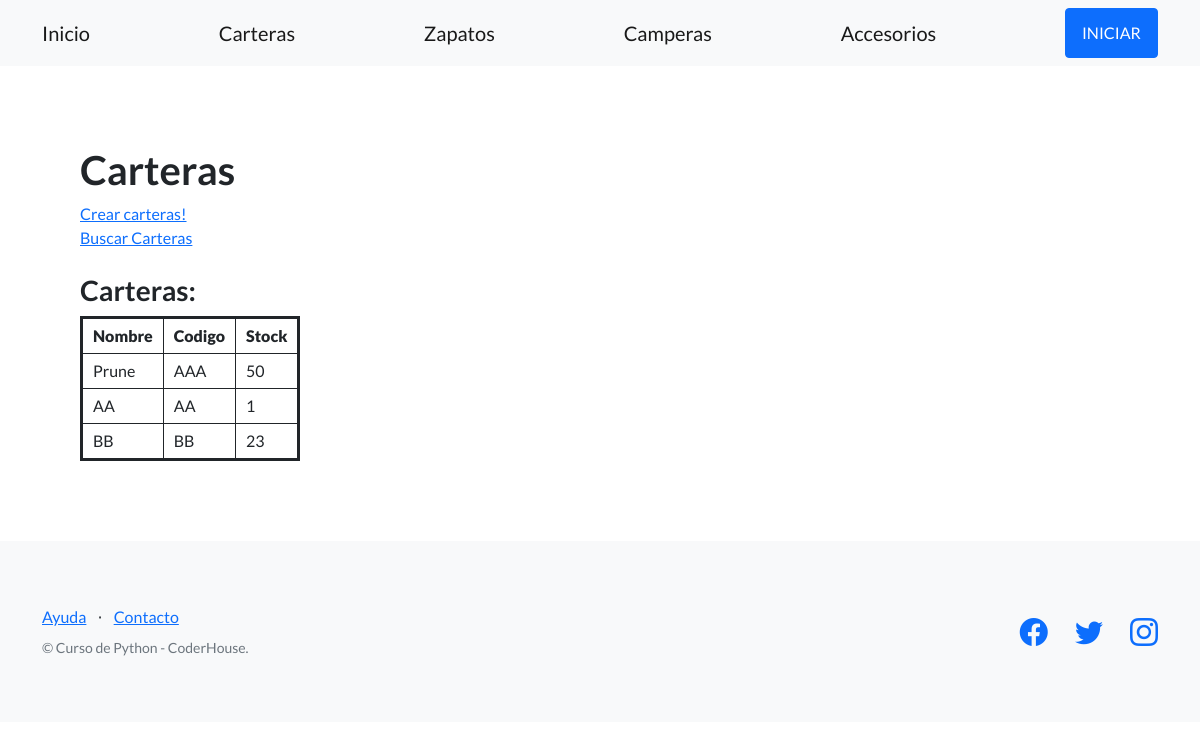
/tienda-online/carteras/, run on the app's committed database.
### apponline/models.py (models this page shows, shortened)
class Carteras(models.Model):
    nombre = models.CharField(max_length=128)
    codigo= models.CharField(max_length=128)
    stock = models.IntegerField()

### apponline/views.py (the view)
# urls.py: path('carteras/', views.carteras, name="carteras"),
def carteras(request):
      carteras = Carteras.objects.all()
      return render(request, "apponline/carteras.html", {'carteras': carteras})

### apponline/templates/apponline/carteras.html (shortened to what this page needs)
{% extends "apponline/plantilla_base.html" %}
{% block contenido_base %}
<h1>Carteras</h1>
<a href="{% url 'carteras_formulario' %}">Crear carteras!</a>
<br>
<a href="{% url 'busqueda_carteras_form' %}">Buscar Carteras</a>
<br><br>
<h3>Carteras:</h3>
<table class="coder-table">
  <tbody>
    <tr>
      <th>
        <strong>Nombre</strong>
      </th>
      <th>
        <strong>Codigo</strong>
      </th>
      <th>
        <strong>Stock</strong>
      </th>
    </tr>
    {% for cartera in carteras %}
    <tr>
      <td>{{cartera.nombre}}</td>
      <td>{{cartera.codigo}}</td>
      <td>{{cartera.stock}}</td>
    </tr>
    {% endfor %}
  </tbody>
</table>
{% endblock contenido_base %}

### apponline/templates/apponline/carteras.html (style rules this page uses)
table.coder-table { border:3px solid; }
th, td { border:1px solid; padding:5px 10px; }

### data on the page
Carteras: nombre "Prune", codigo "AAA", stock "50"
Carteras: nombre "AA", codigo "AA", stock "1"
Carteras: nombre "BB", codigo "BB", stock "23"
